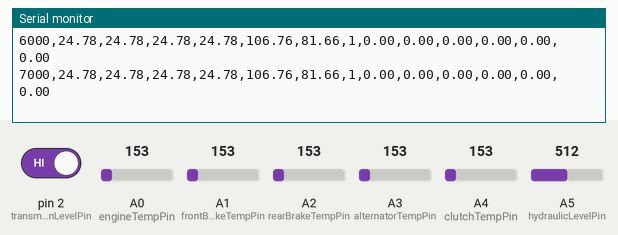
A sketch run on a simulated Arduino Uno, built with avr-gcc and run on an emulated ATmega328P. Parts: the last lines printed to the serial monitor. The inputs (shaded band) are chosen by the test bench; at power-on: A5 (hydraulicLevelPin) = 512, pin 2 (transmissionLevelPin) HIGH, A0 (engineTempPin) = 153, A1 (frontBrakeTempPin) = 153, A2 (rearBrakeTempPin) = 153, A3 (alternatorTempPin) = 153, A4 (clutchTempPin) = 153.

Above: at 7.3 s.
7.4 s: A5 (hydraulicLevelPin) set to 616
At 8.7 s:
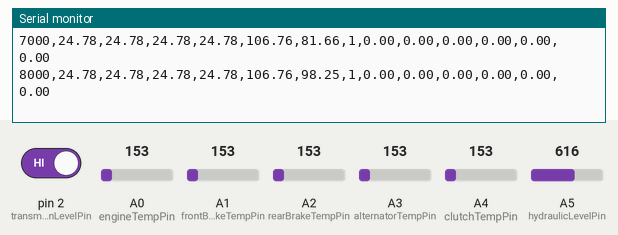
8.9 s: A5 (hydraulicLevelPin) set to 635
At 11.8 s:
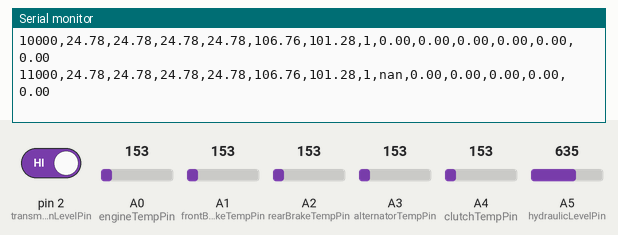
Timing chart, 0 to 13.3 s (numbered marks = the images above; inputs shaded):
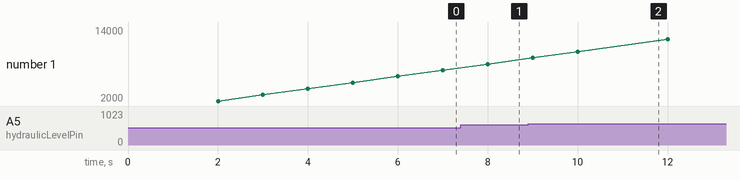

Measured:
- the behaviour switches between 626 and 627 on A5 (hydraulicLevelPin) (found by bisection; images 1 and 2)
- after the input at 7.4 s, the serial monitor: prints a new line after 0.60 s (image 1)
- after the input at 8.9 s, the serial monitor: prints a new line after 0.10 s (image 2)

The sketch:

sensors.ino
```cpp
#include <Wire.h>

// Assume MPU6050 or ADXL345 for accelerometers
#include <Adafruit_MPU6050.h>
Adafruit_MPU6050 accelCabin;
Adafruit_MPU6050 accelBody;

// Temperature sensor pins
const int engineTempPin = A0;
const int frontBrakeTempPin = A1;
const int rearBrakeTempPin = A2;
const int alternatorTempPin = A3;
const int clutchTempPin = A4;

// Float level sensor pins
const int hydraulicLevelPin = A5;      // Analog float sensor
const int transmissionLevelPin = 2;    // Digital optical level sensor

// Variables
unsigned long lastSampleTime = 0;
const unsigned long sampleInterval = 1000;

void setup() {
  Serial.begin(115200);
  Wire.begin();

  // Initialize accelerometers
  if (!accelCabin.begin(0x68)) {
    Serial.println("Cabin accelerometer not found!");
  }
  if (!accelBody.begin(0x69)) {
    Serial.println("Body accelerometer not found!");
  }

  pinMode(transmissionLevelPin, INPUT_PULLUP);  // Digital optical level sensor

  // CSV header
  Serial.println("timestamp_ms,engine_temp_C,front_brake_temp_C,rear_brake_temp_C,alt_temp_C,clutch_temp_C,hydraulic_level_pct,transmission_level,onboard_ax,ay,az,body_ax,ay,az");
}

void loop() {
  unsigned long now = millis();
  if (now - lastSampleTime >= sampleInterval) {
    lastSampleTime = now;

    // Read temps (convert voltage to °C as needed)
    float engineTemp = analogToTemp(analogRead(engineTempPin));
    float frontBrakeTemp = analogToTemp(analogRead(frontBrakeTempPin));
    float rearBrakeTemp = analogToTemp(analogRead(rearBrakeTempPin));
    float altTemp = analogToTemp(analogRead(alternatorTempPin));
    float clutchTemp = analogToTempClutch(analogRead(clutchTempPin));

    // Read level sensors
    float hydraulicLevel = analogToPercent(analogRead(hydraulicLevelPin));  // percent
    int transmissionLevel = digitalRead(transmissionLevelPin);  // 0 = low, 1 = sufficient

    // Read cabin accelerometer
    sensors_event_t acX, acY, acZ;
    accelCabin.getAccelerometerSensor()->getEvent(&acX, &acY, &acZ);

    // Read body frame accelerometer
    sensors_event_t abX, abY, abZ;
    accelBody.getAccelerometerSensor()->getEvent(&abX, &abY, &abZ);

    // Print CSV line
    Serial.print(now); Serial.print(",");
    Serial.print(engineTemp); Serial.print(",");
    Serial.print(frontBrakeTemp); Serial.print(",");
    Serial.print(rearBrakeTemp); Serial.print(",");
    Serial.print(altTemp); Serial.print(",");
    Serial.print(clutchTemp); Serial.print(",");
    Serial.print(hydraulicLevel); Serial.print(",");
    Serial.print(transmissionLevel); Serial.print(",");
    Serial.print(acX.acceleration.x); Serial.print(",");
    Serial.print(acY.acceleration.y); Serial.print(",");
    Serial.print(acZ.acceleration.z); Serial.print(",");
    Serial.print(abX.acceleration.x); Serial.print(",");
    Serial.print(abY.acceleration.y); Serial.print(",");
    Serial.println(abZ.acceleration.z);
  }
}

// Convert analog sensor reading to temperature
float analogToTemp(int raw) {
  float voltage = raw * (5.0 / 1023.0);
  return (voltage - 0.5) * 100.0;
}
float analogToTempClutch(int raw) {
  float voltage = raw * (5.0 / 488.0);
  return (voltage - 0.5) * 100.0;
}

// Convert analog level sensor to percent
float analogToPercent(int raw) {
  return (raw / 627.0) * 100.0;
}
```
